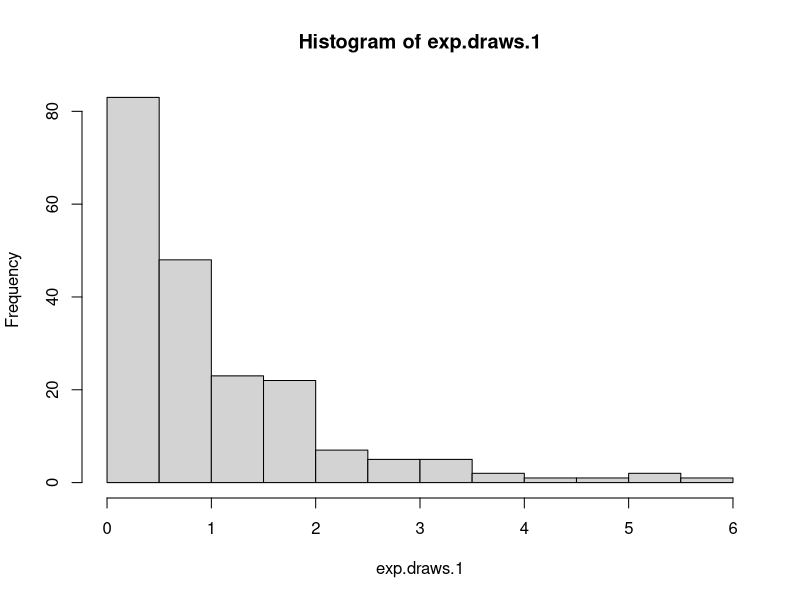
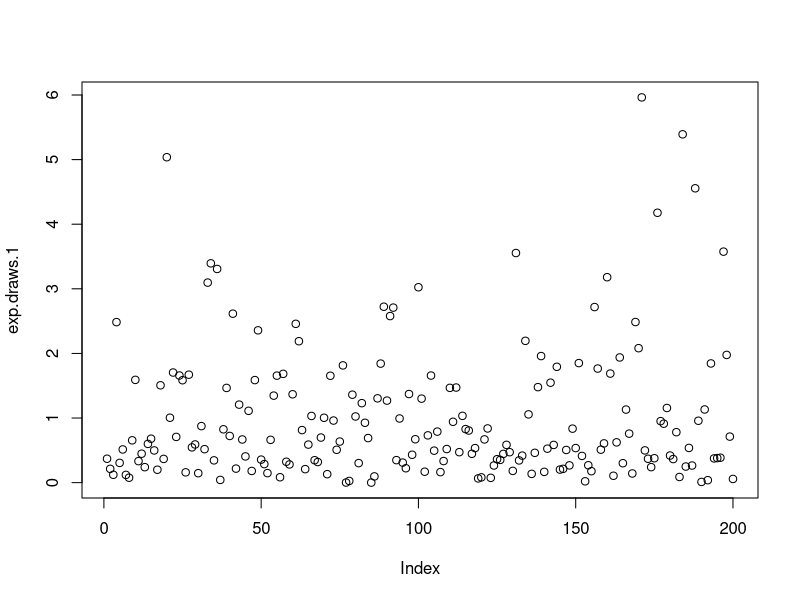
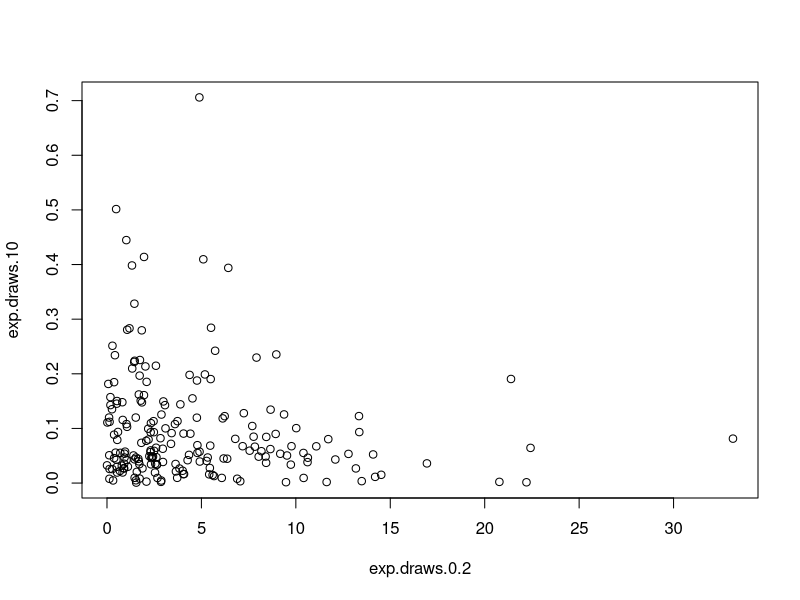
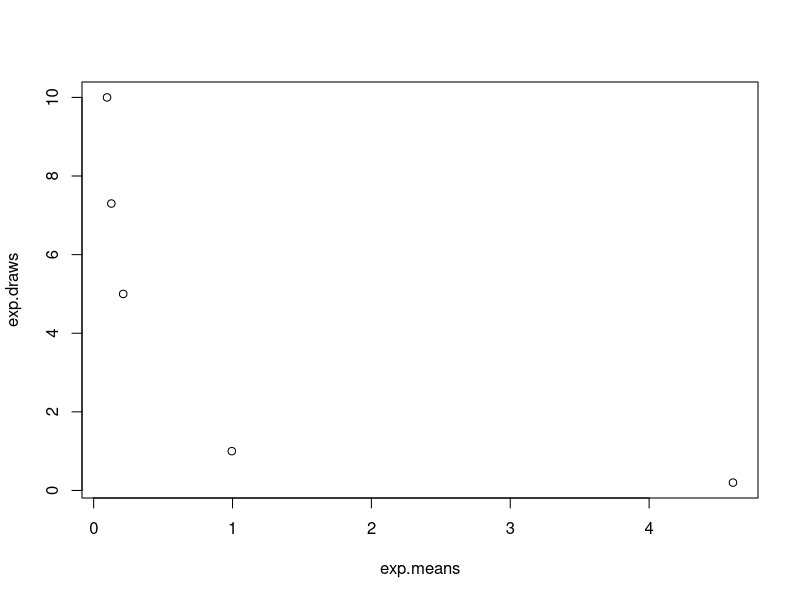
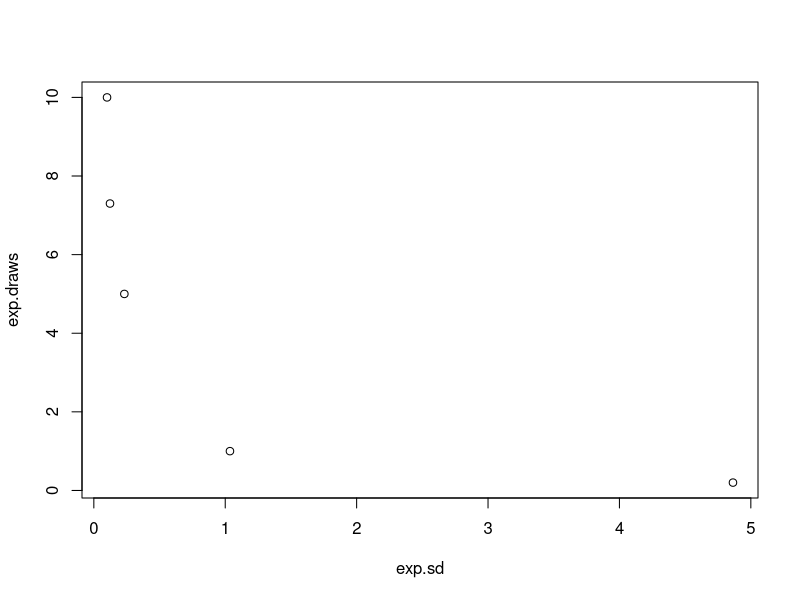
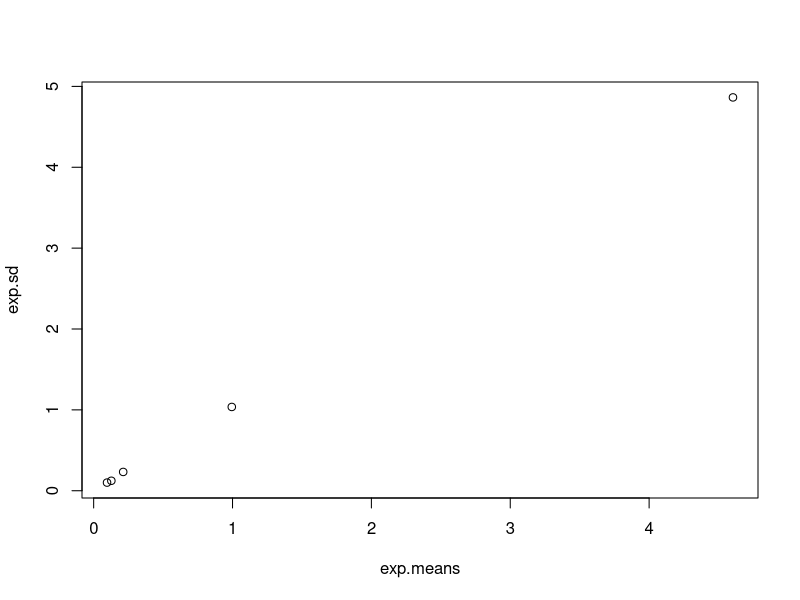

These charts were generated, in order, by the following R code:
## ---- chunk 1
knitr::opts_chunk$set(echo = TRUE)
## ---- chunk 2
exp.draws.1 <- rexp(200)
mean(exp.draws.1)
sd(exp.draws.1)
## ---- chunk 3
exp.draws.0.2 <- rexp(200, 0.2)
exp.draws.5 <- rexp(200, 5)
exp.draws.7.3 <- rexp(200, 7.3)
exp.draws.10 <- rexp(200, 10)
## ---- chunk 4
hist(exp.draws.1)
plot(exp.draws.1)
plot(exp.draws.0.2, exp.draws.10)
## ---- chunk 5
exp.means <- c(mean(exp.draws.1), mean(exp.draws.0.2), mean(exp.draws.5), mean(exp.draws.7.3), mean(exp.draws.10))
exp.draws <- c(1, 0.2, 5, 7.3, 10)
exp.sd <- c(sd(exp.draws.1), sd(exp.draws.0.2), sd(exp.draws.5), sd(exp.draws.7.3), sd(exp.draws.10))

plot(exp.means, exp.draws)
# a. As the rate increases the mean of the exponential distribution decreases. 

plot(exp.sd, exp.draws)
# b. As the rate increases, the standard deviation of the exponential distribution decreases, the same pattern as the means vs. rate plot. 

plot(exp.means, exp.sd)
# c. The plot of the exponential distribution means vs. their standard deviations is linear. The mean of each distribution is identical to it's standard deviation. 


